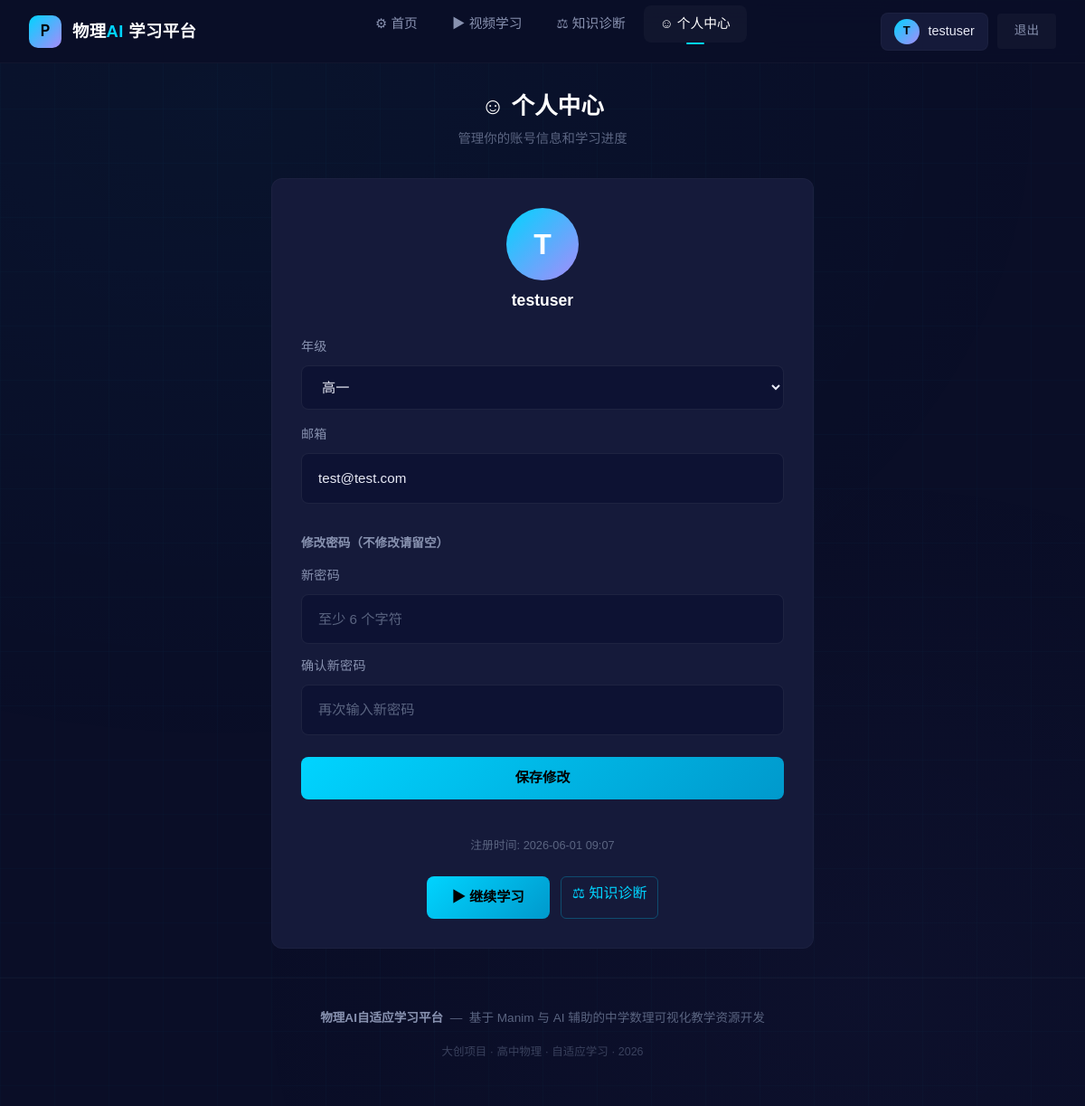
The page /profile (signed in) on the database as committed earlier.
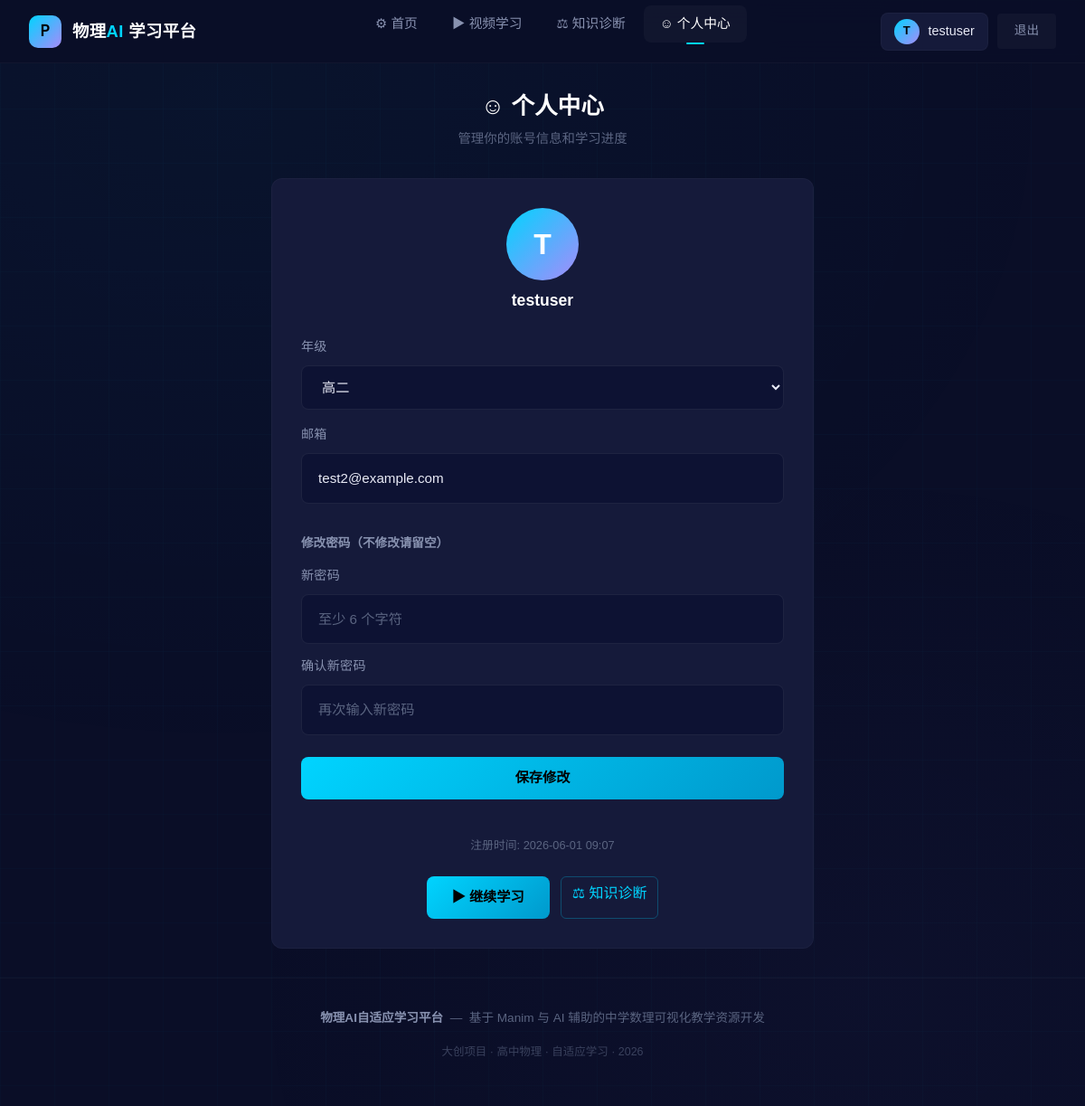
The same page on the database as committed later.
### app/models.py (models this page shows, shortened)
class User(UserMixin, db.Model):
    __tablename__ = 'users'
    id = db.Column(db.Integer, primary_key=True)
    username = db.Column(db.String(50), unique=True, nullable=False)
    password_hash = db.Column(db.String(256), nullable=False)
    email = db.Column(db.String(100))
    grade = db.Column(db.String(10), default='高一')
    created_at = db.Column(db.DateTime, default=datetime.now(timezone.utc))
    last_login = db.Column(db.DateTime)

### app/routes/auth.py (the view)
@auth_bp.route('/profile')
@login_required
def profile():
    return render_template('profile.html')

### app/models.py (called while the page is built)
@login_manager.user_loader
def load_user(user_id):
    return User.query.get(int(user_id))

### app/templates/profile.html (shortened to what this page needs)
{% extends "base.html" %}
{% block content %}
<div class="quiz-container">
    <div style="text-align:center; margin-bottom:2rem;">
        <h1 style="font-size:1.6rem; font-weight:700; color:var(--text-bright);">
            &#9786; 个人中心
        </h1>
        <p style="font-size:0.9rem; color:var(--text-muted); margin-top:4px;">
            管理你的账号信息和学习进度
        </p>
    </div>
    <div class="card-dark" style="max-width:600px; margin:0 auto; padding:2rem;">
        <div style="text-align:center; margin-bottom:1.5rem;">
            <div style="width:80px; height:80px; border-radius:50%; background:linear-gradient(135deg, var(--cyan), var(--purple)); display:inline-flex; align-items:center; justify-content:center; font-size:2rem; font-weight:700; color:#fff;">
                {{ current_user.username|first|upper }}
            </div>
            <div style="font-size:1.1rem; font-weight:600; color:var(--text-bright); margin-top:0.5rem;">
                {{ current_user.username }}
            </div>
        </div>
        <form method="POST" action="{{ url_for('auth.profile_update') }}">
            <div class="form-group-custom" style="margin-bottom:1rem;">
                <label class="form-label-custom" for="grade">年级</label>
                <select name="grade" id="grade" class="form-input-dark" style="width:100%;">
                    <option value="高一" {% if current_user.grade == '高一' %}selected{% endif %}>高一</option>
                    <option value="高二" {% if current_user.grade == '高二' %}selected{% endif %}>高二</option>
                </select>
            </div>
            <div class="form-group-custom" style="margin-bottom:1rem;">
                <label class="form-label-custom" for="email">邮箱</label>
                <input type="email" name="email" id="email" class="form-input-dark"
                       value="{{ current_user.email or '' }}" placeholder="选填">
            </div>
            <div style="border-top:1px solid var(--border); padding-top:1rem; margin-top:0.5rem; margin-bottom:1rem;">
                <div style="font-size:0.85rem; font-weight:600; color:var(--text-secondary); margin-bottom:0.8rem;">
                    修改密码（不修改请留空）
                </div>
                <div class="form-group-custom" style="margin-bottom:0.8rem;">
                    <label class="form-label-custom" for="new_password">新密码</label>
                    <input type="password" name="new_password" id="new_password" class="form-input-dark"
                           placeholder="至少 6 个字符" minlength="6">
                </div>
                <div class="form-group-custom" style="margin-bottom:0;">
                    <label class="form-label-custom" for="confirm_new_password">确认新密码</label>
                    <input type="password" name="confirm_new_password" id="confirm_new_password" class="form-input-dark"
                           placeholder="再次输入新密码">
                </div>
            </div>
            <button type="submit" class="btn btn-primary btn-glow" style="width:100%; margin-top:0.5rem;">
                保存修改
            </button>
        </form>
        <div style="margin-top:1.5rem; padding-top:1rem; border-top:1px solid var(--border); font-size:0.8rem; color:var(--text-muted); text-align:center;">
            注册时间: {{ current_user.created_at.strftime('%Y-%m-%d %H:%M') if current_user.created_at else '未知' }}
        </div>
        <div style="margin-top:1.5rem; display:flex; gap:12px; justify-content:center; flex-wrap:wrap;">
            <a href="{{ url_for('videos.video_list') }}" class="btn btn-primary btn-glow">
                &#9654; 继续学习
            </a>
            <a href="{{ url_for('diagnosis.diagnosis_page') }}" class="btn btn-outline">
                &#9878; 知识诊断
            </a>
        </div>
    </div>
</div>
{% endblock %}

### app/templates/base.html (shortened to what this page needs)
<!DOCTYPE html>
<html lang="zh-CN">
<head>
    <link href="https://cdn.jsdelivr.net/npm/bootstrap@5.3.3/dist/css/bootstrap.min.css" rel="stylesheet">
    <link href="https://cdn.jsdelivr.net/npm/video.js@8.10.0/dist/video-js.min.css" rel="stylesheet">
    <link rel="stylesheet" href="{{ url_for('static', filename='css/style.css') }}">
</head>
<body>
    <nav class="navbar-custom" id="mainNav" role="navigation" aria-label="主导航">
        <a href="{{ url_for('auth.index') }}" class="nav-brand">
            <div class="nav-brand-icon">P</div>
            <div class="nav-brand-text">物理<span>AI</span> 学习平台</div>
        </a>
        <ul class="nav-links" id="navLinks">
            <li>
                <a href="{{ url_for('auth.index') }}"
                   class="{% if request.endpoint == 'auth.index' %}active{% endif %}">
                    &#9881; 首页
                </a>
            </li>
            <li>
                <a href="{{ url_for('videos.video_list') }}"
                   class="{% if request.endpoint in ['videos.video_list', 'videos.video_play'] %}active{% endif %}">
                    &#9654; 视频学习
                </a>
            </li>
            <li>
                <a href="{{ url_for('diagnosis.diagnosis_page') }}"
                   class="{% if request.endpoint == 'diagnosis.diagnosis_page' %}active{% endif %}">
                    &#9878; 知识诊断
                </a>
            </li>
            <li>
                <a href="{{ url_for('auth.profile') }}"
                   class="{% if request.endpoint == 'auth.profile' %}active{% endif %}">
                    &#9786; 个人中心
                </a>
            </li>
        </ul>
        <div class="nav-actions">
            {% if current_user.is_authenticated %}
                <div class="nav-user">
                    <div class="nav-user-avatar">
                        {{ current_user.username|first|upper }}
                    </div>
                    <span>{{ current_user.username }}</span>
                </div>
                <a href="{{ url_for('auth.logout') }}" class="btn btn-ghost btn-sm">退出</a>
            {% else %}
                <a href="{{ url_for('auth.login') }}" class="btn btn-ghost btn-sm">登录</a>
                <a href="{{ url_for('auth.register') }}" class="btn btn-primary btn-sm">注册</a>
            {% endif %}
        </div>
    </nav>
    <main class="page-content page-enter" role="main" id="mainContent">
        {% block content %}{% endblock %}
    </main>
    <footer class="site-footer">
        <p>
            <span class="footer-brand">物理AI自适应学习平台</span>
            &nbsp;&mdash;&nbsp;
            基于 Manim 与 AI 辅助的中学数理可视化教学资源开发
        </p>
        <p class="mt-1" style="font-size:0.78rem; opacity:0.6;">
            大创项目 &middot; 高中物理 &middot; 自适应学习 &middot; 2026
        </p>
    </footer>
</body>
</html>

### app/templates/base.html (style rules this page uses)
.page-enter { animation: pageEnter 0.35s var(--ease-out, ease-out) both; }
.nav-links a, .nav-actions a { transition: color 0.2s, transform 0.15s; }
.btn { transition: transform 0.12s, box-shadow 0.2s, background 0.2s; }
.card-dark { transition: transform 0.2s, box-shadow 0.25s; }

Rows that differ between the two databases and show on the page:
changed User "testuser": grade "高一" → "高二"; email "test@test.com" → "test2@example.com"
